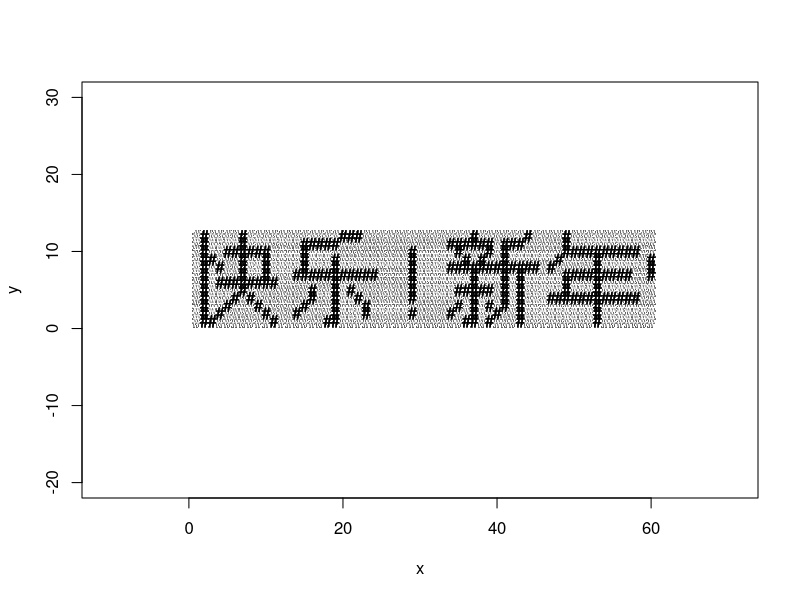

Reproduce this figure in R. (Note: a time limit stopped this script after it produced the figure.)
## Chinese characters "Happy New Year" scrolling on the screen
## original code by Yixuan Qiu <yixuan.qiu@cos.name>
## URL: http://cos.name/bbs/read.php?tid=13595
y = c(11, 8, 2, 11, 10, 8, 5, 3, 11, 9, 8, 5, 1, 12, 
    11, 8, 7, 6, 5, 4, 3, 2, 1, 11, 9, 8, 5, 11, 10, 8, 5, 3, 
    1, 8, 2, 11, 10, 9, 8, 7, 6, 5, 4, 3, 11, 8, 11, 8, 7, 6, 
    5, 4, 3, 2, 1, 12, 8, 8, 50, 8, 4, 9, 4, 12, 11, 10, 7, 6, 
    5, 4, 10, 7, 4, 10, 7, 4, 10, 7, 4, 10, 9, 8, 7, 6, 5, 4, 
    3, 2, 1, 10, 7, 4, 10, 7, 4, 10, 7, 4, 10, 7, 4, 10, 4, 50, 
    9, 8, 7, 50, 12, 11, 10, 9, 8, 7, 6, 5, 4, 3, 2, 1, 9, 1, 
    8, 6, 2, 10, 6, 3, 10, 6, 4, 12, 11, 10, 9, 8, 7, 6, 5, 10, 
    6, 4, 10, 6, 3, 10, 9, 8, 7, 6, 2, 6, 1, 50, 50, 7, 2, 11, 
    10, 9, 8, 7, 3, 11, 7, 5, 4, 11, 7, 11, 7, 1, 11, 9, 8, 7, 
    6, 5, 4, 3, 2, 1, 12, 7, 12, 7, 5, 12, 7, 4, 7, 3, 2, 7, 
    50, 50, 50, 50, 10, 9, 8, 7, 6, 5, 4, 2, 50, 50, 50, 50)
r = c(3, 5, 5, 10, 4, 6, 2, 9, 2, 9, 2, 1, 1, 2, 2, 
    7, 3, 3, 3, 10, 3, 3, 3, 3, 2, 1, 3, 1, 12, 2, 3, 3, 3, 8, 
    3, 3, 6, 2, 1, 1, 2, 6, 4, 2, 3, 10, 2, 3, 3, 3, 1, 1, 1, 
    1, 1, 8, 1, 1, 1, 1)
x = rep(1:60, r)
plot(x, y, asp = 1, pch = "#", type = "n", xlim = c(0, 
    60), ylim = c(-20, 30))
for (i in 1:10000) {
    points(x, y, asp = 1, pch = "#")
    Sys.sleep(0.2)
    points(x, y, asp = 1, pch = "#", col = "white")
    x = ifelse(x == 1, x * 60, x - 1)
    points(x, y, asp = 1, pch = "#")
} 
